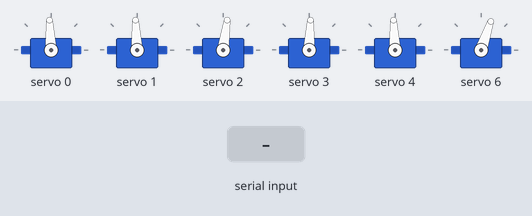
Simulated run of this sketch. Board: Arduino Uno, built with avr-gcc and run on an emulated ATmega328P. Shown: 6 × servo. Inputs (shaded band) come from the test bench. What the sketch prints to the serial monitor is not drawn.

Above: at 1.2 s.
1.3 s: "w" received over Serial
At 1.47 s:
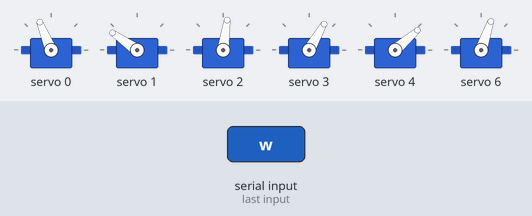
At 3.04 s:
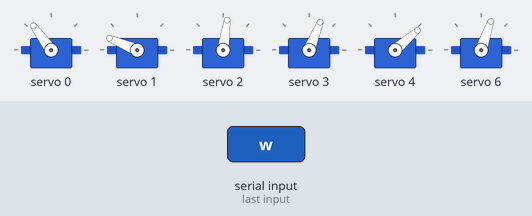
4.3 s: "k" received over Serial
At 4.69 s:
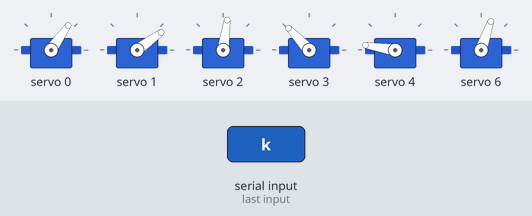
7.3 s: "s90\n" received over Serial
At 10.2 s:
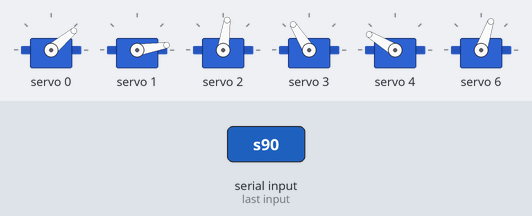
10.3 s: "s" received over Serial
13.3 s: "l90\n" received over Serial
16.3 s: "c" received over Serial
Timing chart, 0 to 61.2 s (numbered marks = the images above; inputs shaded):
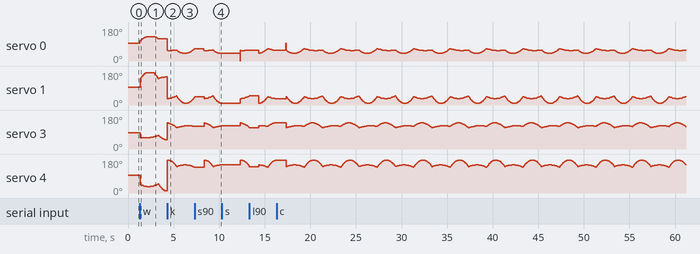

Measured:
- after the input at 1.3 s, servo 3: 87° → 60° at once, → 59° 0.21 s later, → 60° 0.69 s later, → 61° 0.20 s later, … (32 changes in this stretch)

The sketch:

Walking_Gait.ino
```cpp
#include <Wire.h>
#include <Adafruit_PWMServoDriver.h>

Adafruit_PWMServoDriver pwm = Adafruit_PWMServoDriver();
#define pinCount 16

#define SERVO_FREQ 50
const float microsPerStep = (float)(1000000.0/SERVO_FREQ)/4096.0;

#define USMIN  500
#define USMAX  2500
const int SERVOMIN = round(USMIN/microsPerStep);
const int SERVOMAX = round(USMAX/microsPerStep);

const int servoCenterPWM = (SERVOMAX-SERVOMIN)/2 + SERVOMIN;

#define servoCount 6
int servoList[] = {0, 1, 2, // Right
                   3, 4, 6}; // Left

enum JointIndex { RIGHT_HIP, RIGHT_KNEE, RIGHT_ANKLE,
                  LEFT_HIP, LEFT_KNEE, LEFT_ANKLE };

bool Orientation[] = {HIGH, LOW, LOW, // Right
                      LOW, HIGH, HIGH}; // Left

float jointCorrection[] = {0.0, 0.0, 10.0, // Right
                           5.0, 0.0, -20.0}; // Left

const float HIP_LIMIT = 124.0;
float angleLimit[][2] = { {0.0, HIP_LIMIT}, {0.0, 180.0}, {0.0, 180.0},   // Right
                          {0.0, HIP_LIMIT}, {0.0, 180.0}, {0.0, 180.0} }; // Left


// ================================= PIN CONTROL =================================


float currentAngles[] = {0.0, 0.0, 0.0, // Right
                         0.0, 0.0, 0.0}; // Left

bool pinValid(int pin) {
  bool valid = (pin>=0 && pin<pinCount);
  if (!valid) {Serial.print("Invalid pin "); Serial.println(pin);}
  return valid;
}

int Angle_To_PWM(float angle) { // angle (degrees) from 0-180 -> to PWM
  int pulseWidth = map(angle,0,180,SERVOMIN,SERVOMAX);
  return pulseWidth;
}

void moveServoPin(int pin, float angle) { // Move the servo attached to a pin to the absolute angle
  if (!pinValid(pin)) {return;}
  int pulseWidth = Angle_To_PWM(angle);
  pwm.setPWM(pin, 0, pulseWidth);
  Serial.print("Pin "); Serial.print(pin);
  Serial.print(" angle "); Serial.print(angle);
  Serial.print(" pwm "); Serial.println(pulseWidth);
}

void centerServoPin(int pin) { // Move the servo attached to a pin to the center position
  if (!pinValid(pin)) {return;}
  pwm.setPWM(pin, 0, servoCenterPWM);
  Serial.print("Pin "); Serial.print(pin); Serial.println(" Centered");
}


// ================================= SETUP =================================


void setup() {
  Serial.begin(115200);
  pwm.begin();
  pwm.setOscillatorFrequency(27000000);
  pwm.setPWMFreq(SERVO_FREQ);
  while (!Serial);
  delay(10);
  Serial.println("Serial Communication Established");
  initialize();
}


// ================================= SERVO CONTROL =================================


void initialize(){
  for (int i=0;i<servoCount;i++){
    centerServo(i);
  }
}


bool servoValid(int servo) {
  bool valid = (servo>=0 && servo<servoCount);
  if (!valid) {Serial.print("Invalid servo index "); Serial.println(servo);}
  return valid;
}

float constrainAngle(float angle, int index) {
  if (!servoValid(index)) return 90.0;
  float Min = angleLimit[index][0];
  float Max = angleLimit[index][1];
  return constrain(angle, Min, Max);
}

float applyOrientation(float angle, int index) {
  if (!servoValid(index)) return angle;
  if (Orientation[index]==LOW) angle = 180 - angle;
  return angle;
}

void moveServo(int servo, float angle) { // Move the servo (by list index) to the absolute angle
  if (servo==-1) { for (servo=0; servo<servoCount; servo++) { moveServo(servo, angle); } return; }
  if (!servoValid(servo)) return;
  Serial.print("Servo "); Serial.print(servo); Serial.print(" angle ");
  int pin = servoList[servo];
  float correction = jointCorrection[servo];

  angle = constrainAngle(angle, servo); // MIN < Joint angle < MAX
  float c_angle = angle + correction; // The correction is in the positive direction
  if ( !(0.0<=c_angle) || !(c_angle<=180.0) ) return;
  currentAngles[servo] = c_angle;

  angle = applyOrientation(c_angle, servo);
  Serial.println(angle);
  moveServoPin(pin, angle);
}


void centerServo(int servo) { // Move the servo (by list index) to the center position
  moveServo(servo, 90.0);
}


// ================================= LEG TRAJECTORY =================================


// NOTE: The robot's physical limits make the knee-down configuration better

int cycle = 1;
const float L1 = 63; // Verified in Solid
const float L2 = 75; // Verified in Solid
bool kneeUp = true;

// (x,y) = (Horizontal Forward, Vertical Up) in mm
// y>0 is the vertical distance between hip and ankle
// c = configuration, is for elbow up or down (currently disabled)
// Output stores the 2 servo angles corresponding to (x,y)

// o--> x
// |
// y

bool LegInverseKinematics(bool kneeUp, float x, float y, float* output_theta) {
  y = -y; // An arm's "floor" is the leg's body

  float d = sqrt(x * x + y * y);

  float maxReach = L1 + L2;
  float minReach = fabs(L1 - L2);
  if (d > maxReach) {Serial.print("Target Too Far, Distance "); Serial.println(d); return false;}
  if (d < minReach) {Serial.print("Target Too Close, Distance "); Serial.println(d); return false;}

  float cosTheta2 = (x * x + y * y - L1 * L1 - L2 * L2) / (2 * L1 * L2);
  if (fabs(cosTheta2)>1.01) {Serial.println("Target Unreachable"); return false;}

  float theta2 = acos(cosTheta2);
  if (kneeUp) theta2 = -theta2;

  float theta1 = atan2(y, x) - atan2(L2 * sin(theta2), L1 + L2 * cos(theta2));

  // Note: Theta1 is for the top joint, Theta2 for the bottom joint
  theta1 = (theta1 * 180.0 / PI) + 180.0;
  theta2 = (theta2 * 180.0 / PI) + 90.0;

  if (theta1 != constrain(theta1, 0.0, 180.0) || theta2 != constrain(theta2, 0.0, 180.0)) {
      Serial.print("Limit Violation: (Theta1, Theta2) = (");
      Serial.print(theta1); Serial.print(", ");
      Serial.print(theta2); Serial.println(")");
      return false;
  }

  output_theta[0] = theta1;
  output_theta[1] = theta2;

  return true;
}


// Move Right or Left leg to an (x,y) position (mm)

const int Right=0, Left=1;
int otherLeg(int leg) { if (leg==Right) return Left; if (leg==Left) return Right; }

bool setLegPosition(int leg, bool kneeUp, float x, float y) {
  Serial.print("(x,y) = ("); Serial.print(x);
  Serial.print(", "); Serial.print(y); Serial.print(") -> ");

  float target_angles[2];

  bool valid = LegInverseKinematics(kneeUp, x, y, target_angles);

  if (valid) {
    Serial.print("(Theta1, Theta2) = (");
    Serial.print(target_angles[0]); Serial.print(",");
    Serial.print(target_angles[1]); Serial.println(")");
  } else return false;

  if ( !(target_angles[0]<=HIP_LIMIT) ) {
    Serial.println("HIP LIMIT Reached: Aborted movement"); return false;
  }

  if (leg==Right) {
    float theta1 = constrainAngle(target_angles[0], RIGHT_HIP);
    float theta2 = constrainAngle(target_angles[1], RIGHT_KNEE);
    moveServo(RIGHT_HIP, theta1);
    moveServo(RIGHT_KNEE, theta2);
  }
  else if (leg==Left) {
    float theta1 = constrainAngle(target_angles[0], LEFT_HIP);
    float theta2 = constrainAngle(target_angles[1], LEFT_KNEE);
    moveServo(LEFT_HIP, theta1);
    moveServo(LEFT_KNEE, theta2);
  }
  else { Serial.print("Tried to move inexistent leg: "); Serial.println(leg); return false; }

  return true;
}


// ================================= GAIT PARAMETERS =================================


const float STEP_LENGTH = 20.0;
const float REST_HEIGHT = L1 + L2-10.0;
const float MAX_SWING_HEIGHT = 20.0;

const float STANCE_DURATION = 0.5;
const float SWING_DURATION = 0.5;
const float CYCLE_PERIOD = 4000.0;  // milliseconds per full cycle

unsigned long gaitStartTime = 0;


// ================================= GAIT STATE MACHINE =================================


struct GaitState {
  char phase;  // 'S' for STANCE, 'W' for SWING
  float progressInPhase;  // 0.0 to 1.0
};

struct GaitState GetGaitState(float cycleProgress, int leg) {
  // leg: 0 = RIGHT (leading), 1 = LEFT (trailing)
  // At cycleProgress 0.0: Right in SWING, Left in STANCE

  float phaseOffset = (leg == 0) ? 0.5 : 0.0;  // RIGHT offset by 0.5
  float adjustedProgress = fmod(cycleProgress + phaseOffset, 1.0);

  float stanceThreshold = STANCE_DURATION / (STANCE_DURATION + SWING_DURATION);  // 0.5

  GaitState state;
  if (adjustedProgress < stanceThreshold) {
    state.phase = 'S';  // STANCE
    state.progressInPhase = adjustedProgress / stanceThreshold;
  } else {
    state.phase = 'W';  // SWING
    state.progressInPhase = (adjustedProgress - stanceThreshold) / (SWING_DURATION / (STANCE_DURATION + SWING_DURATION));
  }

  return state;
}

void ComputeLegTarget(float cycleProgress, int leg, float* targetX, float* targetY) {
  GaitState state = GetGaitState(cycleProgress, leg);
  float progress = state.progressInPhase;

  if (state.phase == 'S') {  // STANCE
    // Foot slides backward (from +STEP_LENGTH/2 to -STEP_LENGTH/2)
    *targetX = (STEP_LENGTH / 2.0) - (progress * STEP_LENGTH) - 10.0;
    // Small oscillation: dips down during stance
    *targetY = REST_HEIGHT - (sin(progress * PI) * 5.0);
  } else {  // SWING
    // Foot swings forward (from -STEP_LENGTH/2 to +STEP_LENGTH/2)
    *targetX = -(STEP_LENGTH / 2.0) + (progress * STEP_LENGTH) - 10.0;
    // Lifts up during swing
    *targetY = REST_HEIGHT - (sin(progress * PI) * MAX_SWING_HEIGHT);
  }
}

void UpdateGaitProgress(float cycleProgress) {
  float rightX, rightY, leftX, leftY;
  ComputeLegTarget(cycleProgress, 0, &rightX, &rightY);  // RIGHT leg
  ComputeLegTarget(cycleProgress, 1, &leftX, &leftY);    // LEFT leg
  //Serial.print("Right: "); Serial.print(rightX); Serial.print(" "); Serial.println(rightY);
  //Serial.print("Left: "); Serial.print(leftX); Serial.print(" "); Serial.println(leftY);
  setLegPosition(Right, kneeUp, rightX, rightY);
  setLegPosition(Left, kneeUp, leftX, leftY);
}

void UpdateGait(unsigned long currentTime) {
  float cycleProgress = fmod((currentTime - gaitStartTime) / CYCLE_PERIOD, 1.0);
  UpdateGaitProgress(cycleProgress);
}

void ResetWalk() {
  gaitStartTime = millis();
}


// ================================= LOOP =================================


bool zid_asa7bi=false;

void loop() {
  if (zid_asa7bi) {
    unsigned long currentTime = millis();
    UpdateGait(currentTime);
  }

  if (Serial.available()) {
    char ch = Serial.read();

    if (ch == 'c') { // servos to 90 degrees (absolute)
      int servo = Serial.parseInt();
      centerServo(servo);
    }

    if (ch == 's') { // move servos (absolute)
      int servo = Serial.parseInt();
      float angle = Serial.parseFloat();
      moveServo(servo,angle);
    }

    if (ch == 'l') { // Leg (x,y) control
      float x = Serial.parseFloat();
      float y  = Serial.parseFloat();
      bool success = setLegPosition(Right, kneeUp, x, y);
    }

    if (ch == 'p') {
      float progress = Serial.parseFloat();
      Serial.print("Progress "); Serial.println(progress);
      UpdateGaitProgress(progress);
    }

    if (ch == 'w') {
      zid_asa7bi = !zid_asa7bi;
      if (zid_asa7bi) ResetWalk();
      else centerServo(-1);
    }

    if (ch == 'k') {
      kneeUp = !kneeUp;
      Serial.print("Knee Up: "); Serial.println(kneeUp);
    }

  }
}
```
